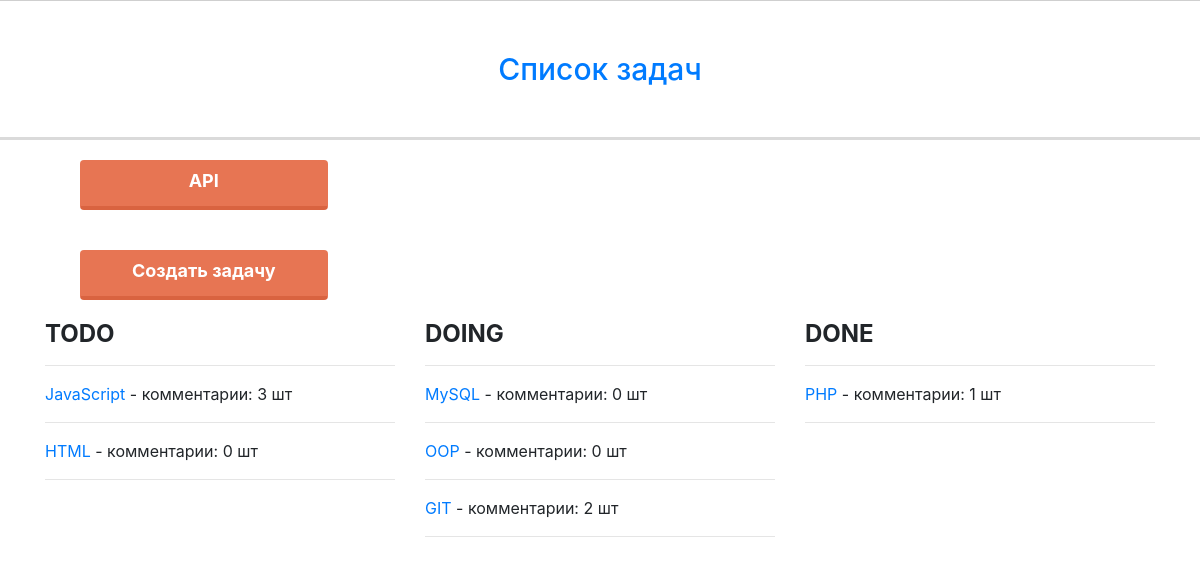
The page / on the database its author committed.
### tables this page shows
CREATE TABLE `task` (
  `id` int(11) NOT NULL,
  `name` varchar(255) NOT NULL,
  `status` varchar(255) NOT NULL
);

### application/controllers/MainController.php (called while the page is built, shortened)
<?php
class MainController extends Controller
{
	public function indexAction()
	{
        $vars = [
            'task' => $this->model->getTask($this->route),
        ];
        $this->view->render('Список задач', $vars);
	}
}

### index.php (called while the page is built, shortened)
<?php
spl_autoload_register(function($class){
	$path = str_replace('\\', '/', $class.'.php');
});
$router = new Router;
$router->run();

### application/lib/Db.php (called while the page is built, shortened)
<?php
class Db {
    protected $db;
    public function __construct() {
        $config = require 'application/config/db.php';
        $this->db = new PDO('mysql:host='.$config['host'].';dbname='.$config['name'].'', $config['user'], $config['password']);
    }
    public function query($sql, $params = []) {
        $stmt = $this->db->prepare($sql);
        $stmt->execute();
        return $stmt;
    }
    public function row($sql, $params = []) {
        $result = $this->query($sql, $params);
        return $result->fetchAll(PDO::FETCH_ASSOC);
    }
}

### application/config/db.php (called while the page is built)
<?php
return [
	'host' => 'localhost',
	'name' => 'tz',
	'user' => 'root',
	'password' => '',
];

### application/models/Main.php (called while the page is built, shortened)
<?php
class Main extends Model
{
	public function getTask()
	{
		$result = $this->db->row('SELECT task.id, task.name, task.status,
                                        COUNT(comments.id) AS qty FROM task AS task LEFT JOIN comments AS comments ON task.id=comments.id_task
                                        GROUP BY task.id, task.name, task.status
                                        ORDER BY task.id DESC');
		return $result;
	}
}

### application/core/Model.php (called while the page is built, shortened)
<?php
abstract class Model
{
	public function __construct()
	{
		$this->db = new Db;
	}
}

### application/views/main/index.php (the view)
<section class="main-content">
    <div class="container">
        <div class="col-sm-3">
            <a class="btn btn-default" href="/api">API</a>
        </div>
        <div class="col-sm-3">
            <a class="btn btn-default" href="/add">Создать задачу</a>
        </div>
        <div class="row">
            <div class="col-sm">
                <h3>TODO</h3><hr>
                <?php foreach ($task as $k) :?>
                    <?php if ($k['status'] == 'todo'): ?>
                        <p><a href="/edit/<?= $k['id'];?>"><?= $k['name'];?></a> - комментарии: <?= $k['qty'];?> шт</p><hr>
                    <?php endif; ?>
                <?php endforeach; ?>
            </div>
            <div class="col-sm">
                <h3>DOING</h3><hr>
                <?php foreach ($task as $k) :?>
                    <?php if ($k['status'] == 'doing'): ?>
                        <p><a href="/edit/<?= $k['id'];?>"><?= $k['name'];?></a> - комментарии: <?= $k['qty'];?> шт</p><hr>
                    <?php endif; ?>
                <?php endforeach; ?>
            </div>
            <div class="col-sm">
                <h3>DONE</h3><hr>
                <?php foreach ($task as $k) :?>
                    <?php if ($k['status'] == 'done'): ?>
                        <p><a href="/edit/<?= $k['id'];?>"><?= $k['name'];?></a> - комментарии: <?= $k['qty'];?> шт</p><hr>
                    <?php endif; ?>
                <?php endforeach; ?>
            </div>
        </div>
    </div>
</section>

### public/css/style.css (style rules this page uses)
.main-content h3 { font-size: 24px; font-weight: 700; }
.main-content .btn { margin: 20px; height: 50px; background: #e77553; font-size: 18px; font-weight: 700; color: #fff; border-bottom: 4px solid #d96340; width: 100%; }

### rows shown on the page
task: name "JavaScript", qty "3"
task: name "HTML", qty "0"
task: name "MySQL", qty "0"
task: name "OOP", qty "0"
task: name "GIT", qty "2"
task: name "PHP", qty "1"
